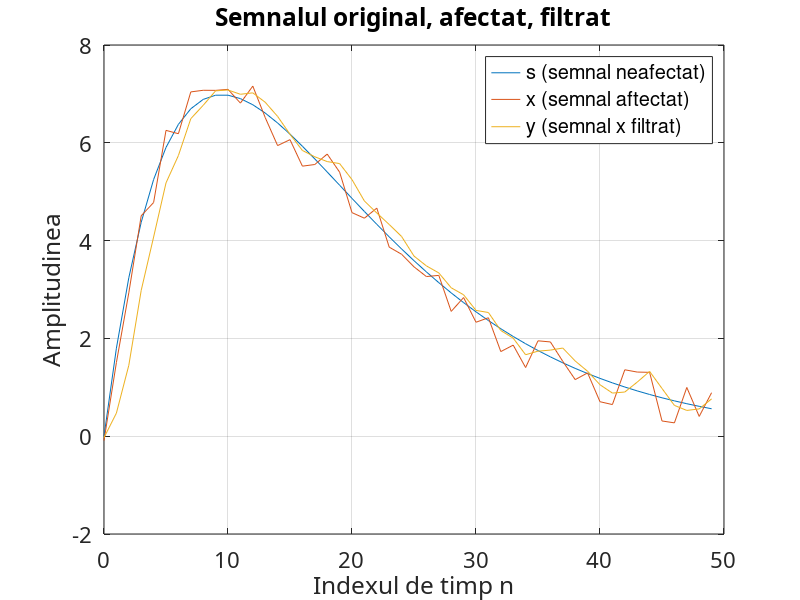

Reproduce this figure in MATLAB.
R = 50;
m = 0:1:R-1;
s = 2*m.*(0.9.^m);

d = rand(1, length(m)) - 0.5;

x = s + d;

M = 3;
b = ones(M, 1) / M;
y = filter(b, 1, x);

plot(m, s, m, x, m, y), grid, set (gca, 'FontName', ...
'Arial Cyr', 'FontSize', 16)

xlabel('Indexul de timp n'); ylabel('Amplitudinea')
title('Semnalul original, afectat, filtrat')

legend("s (semnal neafectat)", "x (semnal aftectat)", "y (semnal x filtrat)", "AutoUpdate", "off")
